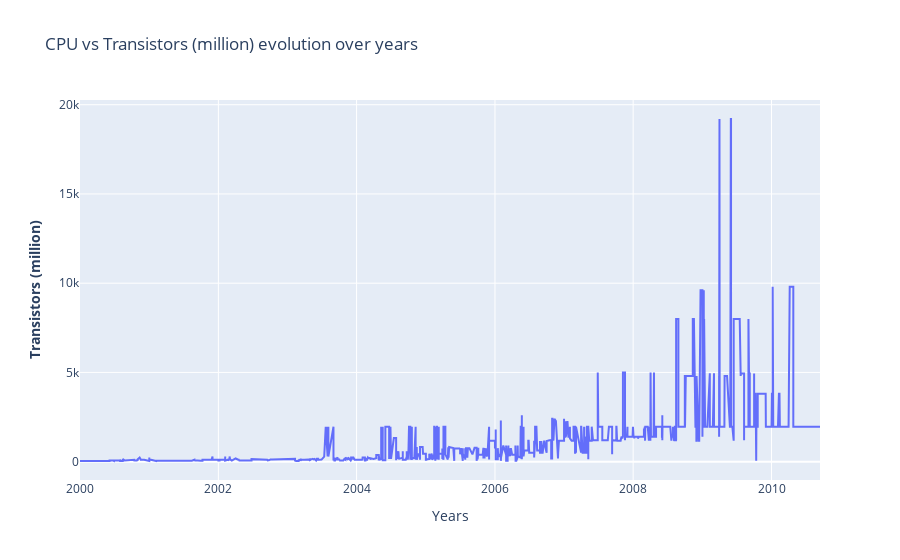
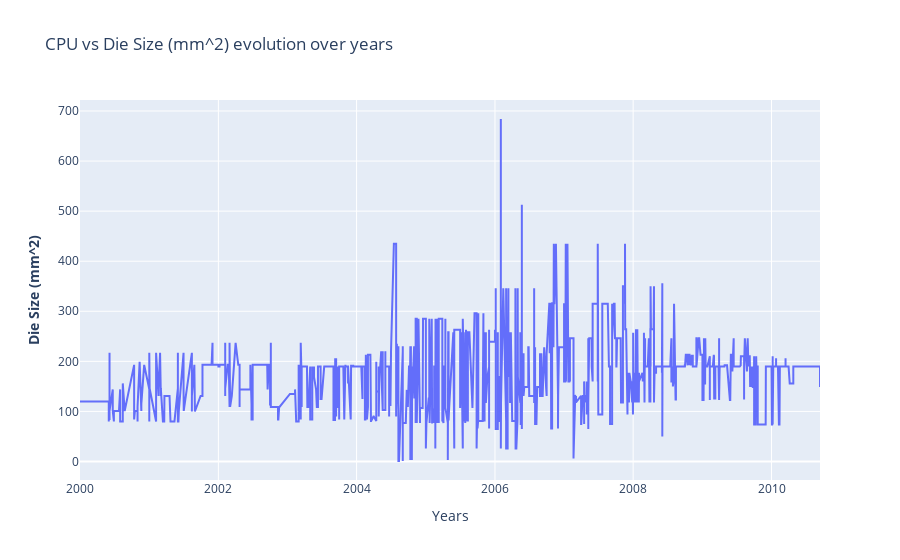

Source (notebook cell) for these figures, in order:
### Markdown cell above
#### CPU

### Code cell
fig_transistors = make_subplots()
fig_die = make_subplots()

# Add traces
fig_transistors.add_trace(
    go.Scatter(x= df_an.index, y=df_cpu["Transistors (million)"] ,name= "CPU")
)
# Add figure title
fig_transistors.update_layout(
    title_text="CPU vs Transistors (million) evolution over years"
)
# Set x-axis title
fig_transistors.update_xaxes(title_text="Years")
# Set y-axes titles
fig_transistors.update_yaxes(title_text="<b>Transistors (million)", secondary_y=False)

# Add traces
fig_die.add_trace(
    go.Scatter(x= df_an.index, y=df_cpu["Die Size (mm^2)"] ,name= "CPU")
)
# Add figure title
fig_die.update_layout(
    title_text="CPU vs Die Size (mm^2) evolution over years"
)
# Set x-axis title
fig_die.update_xaxes(title_text="Years")
# Set y-axes titles
fig_die.update_yaxes(title_text="<b>Die Size (mm^2)", secondary_y=False)

fig_transistors.show()
fig_die.show()

### Figure 1 — Plotly figure (JSON) as saved in the notebook; plotly's stock layout.template omitted (floating-point values rounded to 4 significant figures; data arrays with more than 128 entries replaced by an {"elided": "..."} marker saying what was removed)
{"data": [{"name": "CPU", "type": "scatter", "x": {"elided": "4744 str values"}, "y": {"elided": "2138 float values"}}], "layout": {"title": {"text": "CPU vs Transistors (million) evolution over years"}, "xaxis": {"anchor": "y", "domain": [0, 1], "title": {"text": "Years"}}, "yaxis": {"anchor": "x", "domain": [0, 1], "title": {"text": "<b>Transistors (million)"}}}}

### Figure 2 — Plotly figure (JSON) as saved in the notebook; plotly's stock layout.template omitted (floating-point values rounded to 4 significant figures; data arrays with more than 128 entries replaced by an {"elided": "..."} marker saying what was removed)
{"data": [{"name": "CPU", "type": "scatter", "x": {"elided": "4744 str values"}, "y": {"elided": "2138 float values"}}], "layout": {"title": {"text": "CPU vs Die Size (mm^2) evolution over years"}, "xaxis": {"anchor": "y", "domain": [0, 1], "title": {"text": "Years"}}, "yaxis": {"anchor": "x", "domain": [0, 1], "title": {"text": "<b>Die Size (mm^2)"}}}}
